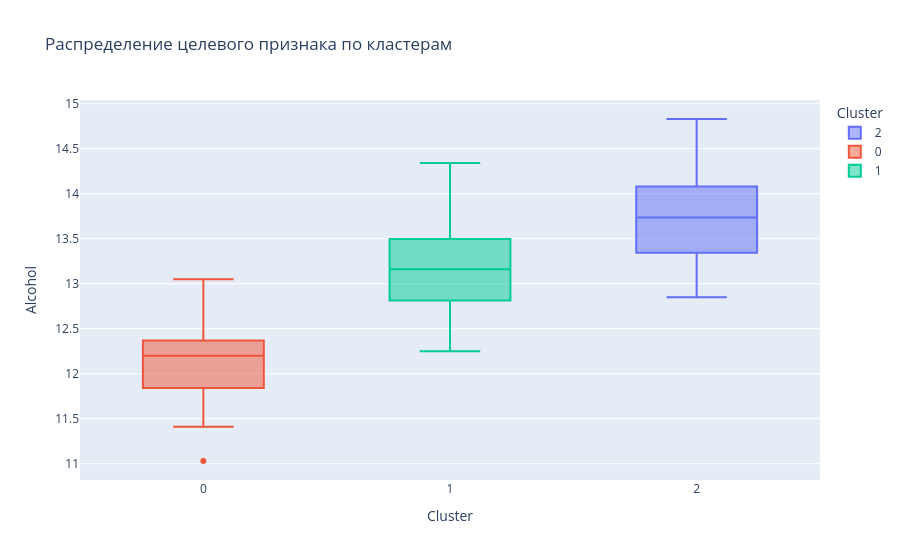

Notebook source saved alongside this figure:
### Code cell
fig = px.box(
    data,
    x="Cluster",
    y="Alcohol",
    title='Распределение целевого признака по кластерам',
    color="Cluster"
)

fig.show()

### Figure 1 — Plotly figure (JSON) as saved in the notebook; plotly's stock layout.template omitted (floating-point values rounded to 4 significant figures)
{"data": [{"alignmentgroup": "True", "hovertemplate": "Cluster=%{x}<br>Alcohol=%{y}<extra></extra>", "legendgroup": "2", "marker": {"color": "#636efa"}, "name": "2", "notched": false, "offsetgroup": "2", "orientation": "v", "showlegend": true, "type": "box", "x": [2, 2, 2, 2, 2, 2, 2, 2, 2, 2, 2, 2, 2, 2, 2, 2, 2, 2, 2, 2, 2, 2, 2, 2, 2, 2, 2, 2, 2, 2, 2, 2, 2, 2, 2, 2, 2, 2, 2, 2, 2, 2, 2, 2, 2, 2, 2, 2, 2, 2, 2, 2, 2, 2, 2, 2, 2, 2, 2, 2, 2, 2, 2, 2], "x0": " ", "xaxis": "x", "y": [14.23, 13.2, 13.16, 14.37, 13.24, 14.2, 14.39, 14.06, 14.83, 13.86, 14.1, 14.12, 13.75, 14.75, 14.38, 13.63, 14.3, 13.83, 14.19, 13.64, 14.06, 12.93, 13.71, 12.85, 13.5, 13.05, 13.39, 13.3, 13.87, 14.02, 13.73, 13.58, 13.68, 13.76, 13.51, 13.48, 13.28, 13.05, 13.07, 14.22, 13.56, 13.41, 13.88, 13.24, 13.05, 14.21, 14.38, 13.9, 14.1, 13.94, 13.05, 13.83, 13.82, 13.77, 13.74, 13.56, 14.22, 13.29, 13.72, 13.67, 13.11, 13.86, 13.49, 12.99], "y0": " ", "yaxis": "y"}, {"alignmentgroup": "True", "hovertemplate": "Cluster=%{x}<br>Alcohol=%{y}<extra></extra>", "legendgroup": "0", "marker": {"color": "#EF553B"}, "name": "0", "notched": false, "offsetgroup": "0", "orientation": "v", "showlegend": true, "type": "box", "x": [0, 0, 0, 0, 0, 0, 0, 0, 0, 0, 0, 0, 0, 0, 0, 0, 0, 0, 0, 0, 0, 0, 0, 0, 0, 0, 0, 0, 0, 0, 0, 0, 0, 0, 0, 0, 0, 0, 0, 0, 0, 0, 0, 0, 0, 0, 0, 0, 0, 0, 0, 0, 0, 0, 0, 0, 0, 0, 0, 0, 0, 0, 0], "x0": " ", "xaxis": "x", "y": [12.37, 12.33, 12.37, 12.17, 12.37, 12.37, 12.21, 12.29, 11.96, 11.66, 11.84, 12.33, 12.7, 12, 12.72, 12.08, 11.84, 12.67, 12.16, 11.65, 11.64, 12.08, 12.08, 12, 12.69, 12.29, 11.62, 12.47, 11.81, 12.29, 12.37, 12.29, 12.08, 12.6, 12.34, 11.82, 12.51, 12.42, 12.25, 12.72, 12.22, 11.61, 11.46, 12.52, 11.76, 11.41, 12.08, 11.03, 11.82, 12.42, 12.77, 12, 11.45, 11.56, 12.42, 13.05, 11.87, 12.07, 12.43, 11.79, 12.37, 12.04, 12.2], "y0": " ", "yaxis": "y"}, {"alignmentgroup": "True", "hovertemplate": "Cluster=%{x}<br>Alcohol=%{y}<extra></extra>", "legendgroup": "1", "marker": {"color": "#00cc96"}, "name": "1", "notched": false, "offsetgroup": "1", "orientation": "v", "showlegend": true, "type": "box", "x": [1, 1, 1, 1, 1, 1, 1, 1, 1, 1, 1, 1, 1, 1, 1, 1, 1, 1, 1, 1, 1, 1, 1, 1, 1, 1, 1, 1, 1, 1, 1, 1, 1, 1, 1, 1, 1, 1, 1, 1, 1, 1, 1, 1, 1, 1, 1, 1, 1, 1, 1], "x0": " ", "xaxis": "x", "y": [12.64, 13.34, 13.03, 13.05, 12.86, 12.88, 12.81, 12.7, 12.51, 12.6, 12.25, 12.53, 13.49, 12.84, 12.93, 13.36, 13.52, 13.62, 12.25, 13.16, 13.88, 12.87, 13.32, 13.08, 13.5, 12.79, 13.11, 13.23, 12.58, 13.17, 13.84, 12.45, 14.34, 13.48, 12.36, 13.69, 12.85, 12.96, 13.78, 13.73, 13.45, 12.82, 13.58, 13.4, 12.77, 14.16, 13.71, 13.4, 13.27, 13.17, 14.13], "y0": " ", "yaxis": "y"}], "layout": {"boxmode": "overlay", "legend": {"title": {"text": "Cluster"}, "tracegroupgap": 0}, "title": {"text": "Распределение целевого признака по кластерам"}, "xaxis": {"anchor": "y", "categoryarray": [2, 0, 1], "categoryorder": "array", "domain": [0, 1], "title": {"text": "Cluster"}}, "yaxis": {"anchor": "x", "domain": [0, 1], "title": {"text": "Alcohol"}}}}
